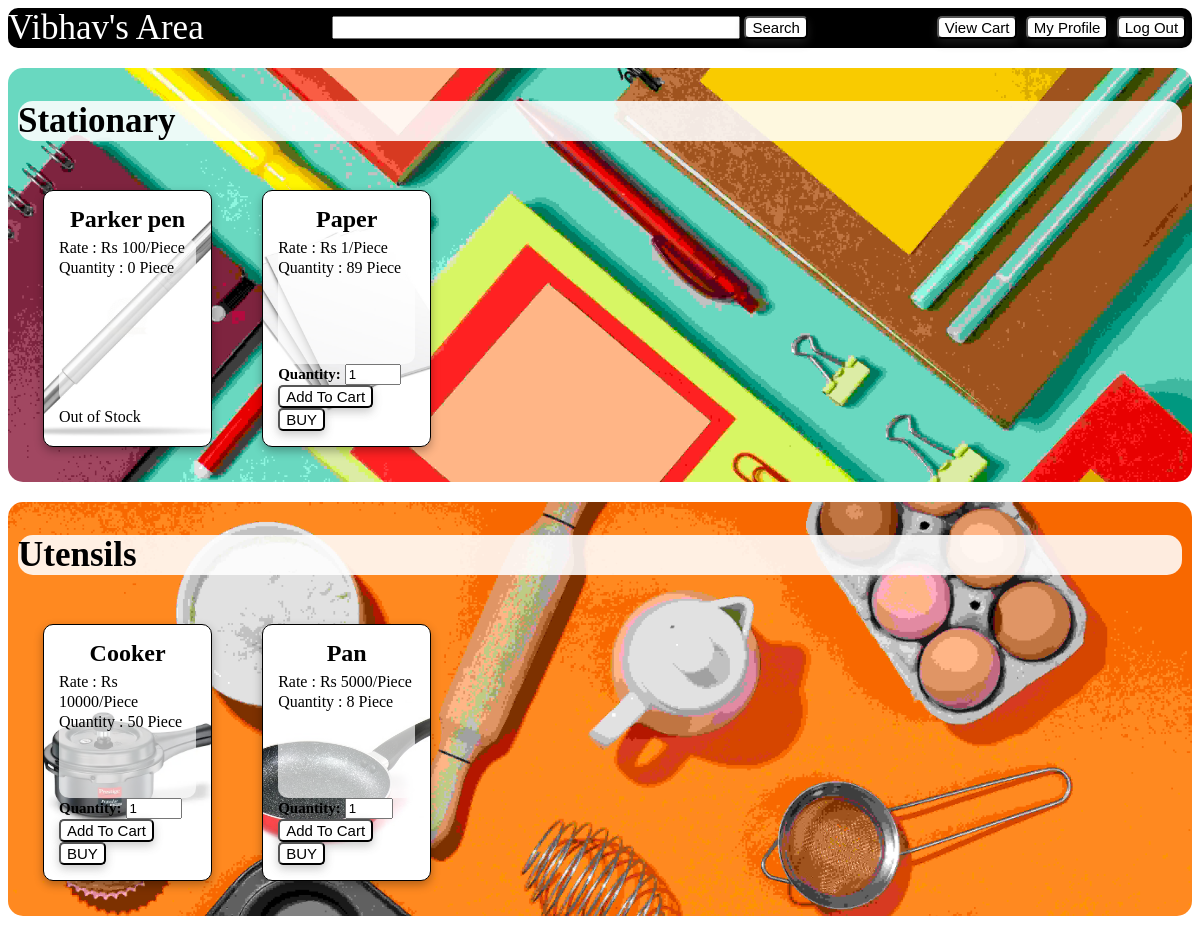
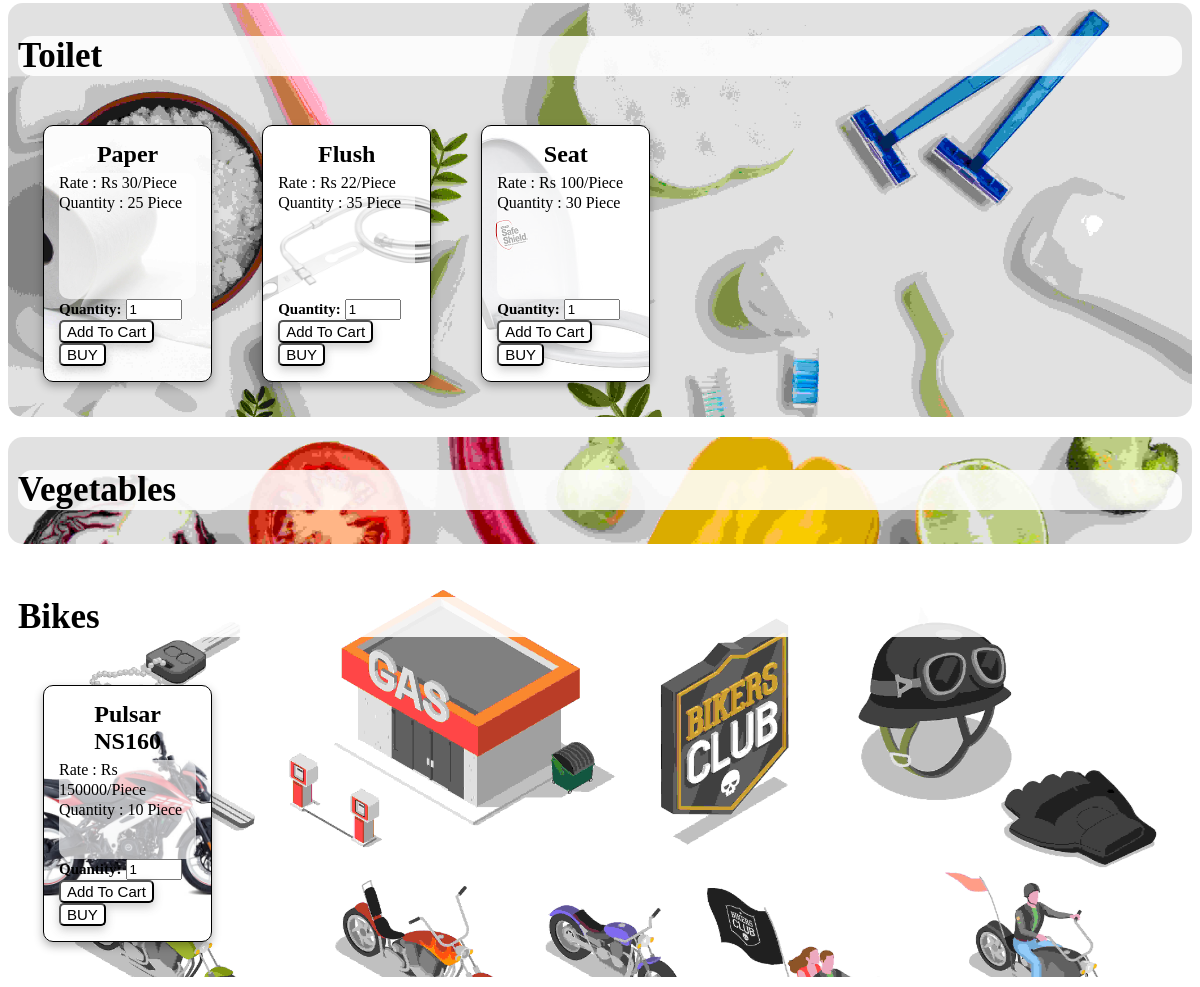
Page /user/dashboard (signed in) on the committed database (2 pictures, top to bottom).
### app.py (models this page shows)
class User(db.Model , UserMixin):
    __tablename__ = 'user'
    id = db.Column(db.Integer , primary_key = True)
    email = db.Column(db.String , nullable = False , unique = True)
    password = db.Column(db.String , nullable = False)
    active = db.Column(db.Integer)
    fname = db.Column(db.String)
    lname = db.Column(db.String)
    contact = db.Column(db.Integer)
    role_id = db.Column(db.Integer , db.ForeignKey("role.id") , nullable = False)

class Inventory(db.Model):
    __tablename__ = 'Inventory'
    Prod_id = db.Column(db.Integer , primary_key = True)
    Prod_name = db.Column(db.String , nullable = False)
    Prod_price_rs = db.Column(db.Integer , nullable = False)
    Price_per = db.Column(db.String , nullable = False)
    Cat_id = db.Column(db.Integer , db.ForeignKey("Category.Cat_id") , nullable = False)
    Quantity = db.Column(db.Integer)
    is_Deleted = db.Column(db.Integer , nullable = False)
    Expiry_date = db.Column(db.String)
    is_Expired = db.Column(db.Integer)
    product_image = db.Column(db.String)

class Category(db.Model):
    __tablename__ = 'Category'
    Cat_id = db.Column(db.Integer , primary_key = True)
    Cat_name = db.Column(db.String , nullable = False , unique = True)
    is_Deleted = db.Column(db.Integer , nullable = False)
    image_link = db.Column(db.String)

### app.py (the view)
@app.route("/user/dashboard" , methods = ["GET" , "POST"])
@login_required
def user_dash():
    category_list = {}
    image_list = {}
    results = db.session.query(Category.Cat_name , Inventory.Prod_id , Inventory.Prod_name , Inventory.Prod_price_rs , Inventory.Price_per , Inventory.Quantity , Inventory.is_Deleted , Category.image_link , Inventory.product_image).outerjoin(Inventory , Category.Cat_id == Inventory.Cat_id).filter(Category.is_Deleted == 0 , or_(Inventory.is_Deleted == 0 , Inventory.is_Deleted == 1) , Inventory.is_Expired == 0).all()
    for item in results:
        if item[0] not in category_list.keys():
            category_list[item[0]] = []
        if item[6]!=1:
            item_dic = {}
            item_dic['prod_id'] = item[1]
            item_dic['prod_name'] = item[2]
            item_dic['price'] = item[3]
            item_dic['per'] = item[4]
            item_dic['quantity'] = item[5]
            item_dic['image'] = item[8]
            category_list[item[0]].append(item_dic)
        if item[0] not in image_list.keys():
            image_list[item[0]] = item[7]
    return render_template("user_dashboard.html" , category_list = category_list , image_list = image_list)

### app.py (called while the page is built)
@login_manager.user_loader
def user_loader(user_id):
    return User.query.get(int(user_id))

### templates/user_dashboard.html (shortened to what this page needs)
<!DOCTYPE html>
<html lang="en">
<head>
    <link rel="stylesheet" href="/static/user_dash.css">
</head>
<body>
    <nav>
        <ul>
            <li class="user-area">{{ current_user.fname }}'s Area</li>
            <li class="search">
                <form action = "/user/search" method = "POST">
                    <input type="text" id="search" name="search" >
                    <input type="submit" value="Search" class="nav-btn">
                </form>
            </li>
            <li class="profile"><button onclick="location.href='/user/profile';" class="nav-btn">My Profile</button></li>
            <li class="cart"><button onclick= "location.href='/user/viewcart';" class="nav-btn">View Cart</button></li>
            <li class="log-out">
                <form action = "/log_out" method = "POST">
                    <button type="submit" onclick="return confirm('Sure to Logout ? ');" class="nav-btn">Log Out</button>
                </form>
            </li>
        </ul>
    </nav>
    {% for category, products in category_list.items() %}
    {% if image_list[category] %}
    <div class="category" style=" background-image: url({{ image_list[category] }}); background-size: 100% auto; ">
    {% else %}
    <div class="category">
    {% endif %}
        <h1>{{ category }}</h1>
        {% for prod in products %}
                {% if prod['image'] %}
                    <div class="product-card" style=" background-image: url({{ prod['image'] }}); background-size: auto 100%; background-position: center center; ">
                {% else %}
                    <div class="product-card">
                {% endif %}
                <h2>{{ prod["prod_name"] }}</h2>
                <div class="content">
                Rate : Rs {{ prod["price"] }}/{{ prod["per"] }}
                Quantity : {{ prod["quantity"] }} {{ prod["per"] }}
                </div>
                {% if prod['quantity'] == 0 %}
                    <p class="out-of-stock">Out of Stock</p>
                {% else %}
                <div class="actions">
                    <form method="POST" action="/user/{{ prod['prod_id'] }}/checkout">
                        <label for="quantity" style="font-size: 15px; font-weight: bold;">Quantity:</label>
                        <input type="number" id="quantity" name="quantity" value="1" max="{{ prod['quantity'] }}" min="1">
                        <button type="submit" name="button" value="addtocart" onclick="alert('{{ prod['prod_name'] }}' + ' added to cart successfully!')" class="nav-btn">Add To Cart</button>
                        <button type="submit" name = "button" value="buy" class="nav-btn">BUY</button>
                    </form>
                </div>
                {% endif %}
            </div>
        {% endfor %}
    </div>
    {% endfor %}
</body>
</html>

### static/user_dash.css (style rules this page uses)
ul { list-style-type: none; margin: 0; padding: 0; }
nav { margin: auto; background-color: #000000; color: rgb(255, 255, 255); border-radius: 10px; }
nav ul { display: flex; }
li.user-area { font-size: 35px; margin-right: auto; }
li.search { margin-top: 0.7%; order: 2; margin-right: auto; margin-left: 0; }
li.log-out { margin-top: 0.7%; margin-left: 0.7%; margin-right: 0.5%; order: 5; }
li.cart { margin-top: 0.7%; order: 3; }
li.profile { margin-top: 0.7%; margin-left: 0.7%; order: 4; }
li.search input[type = text] { font-size: 15px; width:400px; }
.nav-btn { font-size: 15px; background-color: #ffffff; border-radius: 5px; color: rgb(0, 0, 0); cursor: pointer; -webkit-transition: all 0.3s ease; transition: all 0.3s ease; box-shadow: 0 4px 10px rgba(83, 83, 83, 0.3); }
.category:nth-of-type(3n + 1) { background-image: linear-gradient(to right, #017219, #93be93); }
.category:nth-of-type(3n + 2) { background-image: linear-gradient(to right, #5f0202, #be9393); }
.category:nth-of-type(3n) { background-image: linear-gradient(to right, #010372, #9394be); }
.category { display: flex; flex-wrap: wrap; padding: 10px; margin-top: 20px; margin-bottom: 10px; height:fit-content; border-radius: 15px; }
.category h1 { background-color: rgba(255, 255, 255, 0.875); text-align: left; height:auto; color:rgb(0, 0, 0); flex-basis: 100%; font-size: 35px; border-radius: 15px; font-weight: bold; }
.product-card { flex-basis: calc(13.5% - 20px); height:225px; margin: 25px; padding: 15px; border: 1px solid #000000; border-radius: 10px; background-image: linear-gradient(to bottom, #ffffff, #404040); box-shadow: 0 2px 4px rgba(0, 0, 0, 0.1); cursor: pointer; -webkit-transition: all 0.3s ease; transition: all 0.3s ease; box-shadow: 0 4px 10px rgba(0, 0, 0, 0.3); display: flex; flex-direction: column; justify-content: space-between; }
.product-card h2 { text-align: center; margin: 0; }
.product-card p { margin: 5px 0; }
.product-card .actions { margin-bottom: 0; }
.product-card .content { background-color: rgba(255, 255, 255, 0.67); background-size: auto 225px; font-size: 16px; margin-top: 5px; line-height: 20px; flex-grow: 1; border-radius: 10px; }

### rows in the picture
User: fname "Vibhav"
Inventory: image_link (picture), Cat_name "Stationary", image (picture), prod_name "Parker pen", price "100", per "Piece", quantity "0", shows "Out of Stock"
Inventory: image (picture), prod_name "Paper", price "1", per "Piece", quantity "89"
Inventory: image_link (picture), Cat_name "Utensils", image (picture), prod_name "Cooker", price "10000", per "Piece", quantity "50"
Inventory: image (picture), prod_name "Pan", price "5000", per "Piece", quantity "8"
Inventory: image_link (picture), Cat_name "Toilet", image (picture), prod_name "Paper", price "30", per "Piece", quantity "25"
Inventory: image (picture), prod_name "Flush", price "22", per "Piece", quantity "35"
Inventory: image (picture), prod_name "Seat", price "100", per "Piece", quantity "30"
Inventory: image_link (picture), Cat_name "Vegetables"
Inventory: image_link (picture), Cat_name "Bikes", image (picture), prod_name "Pulsar NS160", price "150000", per "Piece", quantity "10"
